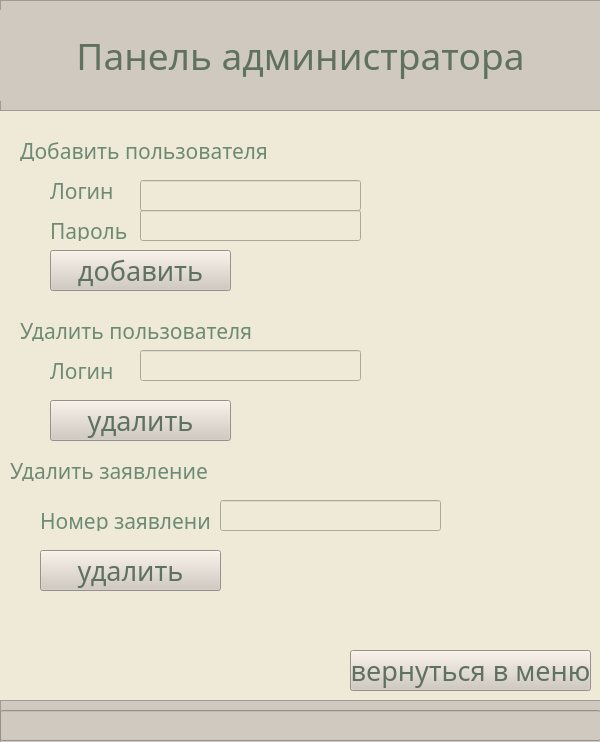
<?xml version="1.0" encoding="UTF-8"?>
<ui version="4.0">
 <class>MainWindow</class>
 <widget class="QMainWindow" name="MainWindow">
  <property name="geometry">
   <rect>
    <x>0</x>
    <y>0</y>
    <width>600</width>
    <height>742</height>
   </rect>
  </property>
  <property name="font">
   <font>
    <family>Microsoft Himalaya</family>
    <pointsize>16</pointsize>
   </font>
  </property>
  <property name="windowTitle">
   <string>MainWindow</string>
  </property>
  <widget class="QWidget" name="centralwidget">
   <property name="styleSheet">
    <string notr="true">background-color: rgb(239, 234, 216);</string>
   </property>
   <widget class="QFrame" name="frame">
    <property name="geometry">
     <rect>
      <x>0</x>
      <y>0</y>
      <width>601</width>
      <height>111</height>
     </rect>
    </property>
    <property name="styleSheet">
     <string notr="true">background-color: rgb(208, 201, 192);</string>
    </property>
    <property name="frameShape">
     <enum>QFrame::StyledPanel</enum>
    </property>
    <property name="frameShadow">
     <enum>QFrame::Raised</enum>
    </property>
    <widget class="QLabel" name="label">
     <property name="geometry">
      <rect>
       <x>0</x>
       <y>10</y>
       <width>601</width>
       <height>91</height>
      </rect>
     </property>
     <property name="font">
      <font>
       <family>Microsoft Himalaya</family>
       <pointsize>28</pointsize>
      </font>
     </property>
     <property name="tabletTracking">
      <bool>false</bool>
     </property>
     <property name="acceptDrops">
      <bool>false</bool>
     </property>
     <property name="autoFillBackground">
      <bool>false</bool>
     </property>
     <property name="styleSheet">
      <string notr="true">color: rgb(95, 113, 97);</string>
     </property>
     <property name="text">
      <string>Панель администратора</string>
     </property>
     <property name="alignment">
      <set>Qt::AlignCenter</set>
     </property>
     <property name="wordWrap">
      <bool>true</bool>
     </property>
    </widget>
   </widget>
   <widget class="QFrame" name="frame_2">
    <property name="geometry">
     <rect>
      <x>0</x>
      <y>700</y>
      <width>611</width>
      <height>51</height>
     </rect>
    </property>
    <property name="styleSheet">
     <string notr="true">background-color: rgb(208, 201, 192);</string>
    </property>
    <property name="frameShape">
     <enum>QFrame::StyledPanel</enum>
    </property>
    <property name="frameShadow">
     <enum>QFrame::Raised</enum>
    </property>
    <widget class="QLineEdit" name="admin_status">
     <property name="geometry">
      <rect>
       <x>0</x>
       <y>10</y>
       <width>601</width>
       <height>31</height>
      </rect>
     </property>
     <property name="font">
      <font>
       <family>Arial</family>
       <pointsize>18</pointsize>
      </font>
     </property>
     <property name="styleSheet">
      <string notr="true">color: rgb(109, 139, 116);</string>
     </property>
     <property name="text">
      <string/>
     </property>
    </widget>
   </widget>
   <widget class="QPushButton" name="add_user_button">
    <property name="geometry">
     <rect>
      <x>50</x>
      <y>250</y>
      <width>181</width>
      <height>41</height>
     </rect>
    </property>
    <property name="font">
     <font>
      <family>Microsoft Himalaya</family>
      <pointsize>20</pointsize>
      <weight>50</weight>
      <italic>false</italic>
      <bold>false</bold>
     </font>
    </property>
    <property name="autoFillBackground">
     <bool>false</bool>
    </property>
    <property name="styleSheet">
     <string notr="true">font: 20pt &quot;Microsoft Himalaya&quot;;
background-color: rgb(208, 201, 192);
color: rgb(95, 113, 97);</string>
    </property>
    <property name="text">
     <string>добавить</string>
    </property>
   </widget>
   <widget class="QPushButton" name="back_button">
    <property name="geometry">
     <rect>
      <x>350</x>
      <y>650</y>
      <width>241</width>
      <height>41</height>
     </rect>
    </property>
    <property name="font">
     <font>
      <family>Microsoft Himalaya</family>
      <pointsize>20</pointsize>
      <weight>50</weight>
      <italic>false</italic>
      <bold>false</bold>
     </font>
    </property>
    <property name="autoFillBackground">
     <bool>false</bool>
    </property>
    <property name="styleSheet">
     <string notr="true">font: 20pt &quot;Microsoft Himalaya&quot;;
background-color: rgb(208, 201, 192);
color: rgb(95, 113, 97);</string>
    </property>
    <property name="text">
     <string>вернуться в меню</string>
    </property>
   </widget>
   <widget class="QPushButton" name="del_user_button">
    <property name="geometry">
     <rect>
      <x>50</x>
      <y>400</y>
      <width>181</width>
      <height>41</height>
     </rect>
    </property>
    <property name="font">
     <font>
      <family>Microsoft Himalaya</family>
      <pointsize>20</pointsize>
      <weight>50</weight>
      <italic>false</italic>
      <bold>false</bold>
     </font>
    </property>
    <property name="autoFillBackground">
     <bool>false</bool>
    </property>
    <property name="styleSheet">
     <string notr="true">font: 20pt &quot;Microsoft Himalaya&quot;;
background-color: rgb(208, 201, 192);
color: rgb(95, 113, 97);</string>
    </property>
    <property name="text">
     <string>удалить</string>
    </property>
   </widget>
   <widget class="QLabel" name="new_login_lable">
    <property name="geometry">
     <rect>
      <x>50</x>
      <y>180</y>
      <width>71</width>
      <height>21</height>
     </rect>
    </property>
    <property name="font">
     <font>
      <family>Microsoft Himalaya</family>
      <pointsize>16</pointsize>
     </font>
    </property>
    <property name="styleSheet">
     <string notr="true">color: rgb(109, 139, 116);</string>
    </property>
    <property name="text">
     <string>Логин</string>
    </property>
   </widget>
   <widget class="QLabel" name="pass_lable">
    <property name="geometry">
     <rect>
      <x>50</x>
      <y>220</y>
      <width>91</width>
      <height>21</height>
     </rect>
    </property>
    <property name="font">
     <font>
      <family>Microsoft Himalaya</family>
      <pointsize>16</pointsize>
     </font>
    </property>
    <property name="styleSheet">
     <string notr="true">color: rgb(109, 139, 116);</string>
    </property>
    <property name="text">
     <string>Пароль</string>
    </property>
   </widget>
   <widget class="QLineEdit" name="new_login_line">
    <property name="geometry">
     <rect>
      <x>140</x>
      <y>180</y>
      <width>221</width>
      <height>31</height>
     </rect>
    </property>
    <property name="font">
     <font>
      <family>Arial</family>
      <pointsize>16</pointsize>
     </font>
    </property>
    <property name="styleSheet">
     <string notr="true">color: rgb(109, 139, 116);</string>
    </property>
   </widget>
   <widget class="QLineEdit" name="new_password_line">
    <property name="geometry">
     <rect>
      <x>140</x>
      <y>210</y>
      <width>221</width>
      <height>31</height>
     </rect>
    </property>
    <property name="font">
     <font>
      <family>Arial</family>
      <pointsize>16</pointsize>
     </font>
    </property>
    <property name="styleSheet">
     <string notr="true">color: rgb(109, 139, 116);</string>
    </property>
   </widget>
   <widget class="QLabel" name="del_login_lable">
    <property name="geometry">
     <rect>
      <x>50</x>
      <y>360</y>
      <width>71</width>
      <height>21</height>
     </rect>
    </property>
    <property name="font">
     <font>
      <family>Microsoft Himalaya</family>
      <pointsize>16</pointsize>
     </font>
    </property>
    <property name="styleSheet">
     <string notr="true">color: rgb(109, 139, 116);</string>
    </property>
    <property name="text">
     <string>Логин</string>
    </property>
   </widget>
   <widget class="QLineEdit" name="del_login_line">
    <property name="geometry">
     <rect>
      <x>140</x>
      <y>350</y>
      <width>221</width>
      <height>31</height>
     </rect>
    </property>
    <property name="font">
     <font>
      <family>Arial</family>
      <pointsize>16</pointsize>
     </font>
    </property>
    <property name="styleSheet">
     <string notr="true">color: rgb(109, 139, 116);</string>
    </property>
   </widget>
   <widget class="QLabel" name="new_login_lable_2">
    <property name="geometry">
     <rect>
      <x>20</x>
      <y>320</y>
      <width>271</width>
      <height>21</height>
     </rect>
    </property>
    <property name="font">
     <font>
      <family>Microsoft Himalaya</family>
      <pointsize>16</pointsize>
     </font>
    </property>
    <property name="styleSheet">
     <string notr="true">color: rgb(109, 139, 116);</string>
    </property>
    <property name="text">
     <string>Удалить пользователя</string>
    </property>
   </widget>
   <widget class="QLabel" name="new_login_lable_3">
    <property name="geometry">
     <rect>
      <x>20</x>
      <y>140</y>
      <width>271</width>
      <height>21</height>
     </rect>
    </property>
    <property name="font">
     <font>
      <family>Microsoft Himalaya</family>
      <pointsize>16</pointsize>
     </font>
    </property>
    <property name="styleSheet">
     <string notr="true">color: rgb(109, 139, 116);</string>
    </property>
    <property name="text">
     <string>Добавить пользователя</string>
    </property>
   </widget>
   <widget class="QLabel" name="new_login_lable_4">
    <property name="geometry">
     <rect>
      <x>10</x>
      <y>460</y>
      <width>221</width>
      <height>21</height>
     </rect>
    </property>
    <property name="font">
     <font>
      <family>Microsoft Himalaya</family>
      <pointsize>16</pointsize>
     </font>
    </property>
    <property name="styleSheet">
     <string notr="true">color: rgb(109, 139, 116);</string>
    </property>
    <property name="text">
     <string>Удалить заявление</string>
    </property>
   </widget>
   <widget class="QLineEdit" name="del_login_line_2">
    <property name="geometry">
     <rect>
      <x>220</x>
      <y>500</y>
      <width>221</width>
      <height>31</height>
     </rect>
    </property>
    <property name="font">
     <font>
      <family>Arial</family>
      <pointsize>16</pointsize>
     </font>
    </property>
    <property name="styleSheet">
     <string notr="true">color: rgb(109, 139, 116);</string>
    </property>
   </widget>
   <widget class="QLabel" name="del_login_lable_2">
    <property name="geometry">
     <rect>
      <x>40</x>
      <y>510</y>
      <width>171</width>
      <height>21</height>
     </rect>
    </property>
    <property name="font">
     <font>
      <family>Microsoft Himalaya</family>
      <pointsize>16</pointsize>
     </font>
    </property>
    <property name="styleSheet">
     <string notr="true">color: rgb(109, 139, 116);</string>
    </property>
    <property name="text">
     <string>Номер заявления</string>
    </property>
   </widget>
   <widget class="QPushButton" name="del_user_button_2">
    <property name="geometry">
     <rect>
      <x>40</x>
      <y>550</y>
      <width>181</width>
      <height>41</height>
     </rect>
    </property>
    <property name="font">
     <font>
      <family>Microsoft Himalaya</family>
      <pointsize>20</pointsize>
      <weight>50</weight>
      <italic>false</italic>
      <bold>false</bold>
     </font>
    </property>
    <property name="autoFillBackground">
     <bool>false</bool>
    </property>
    <property name="styleSheet">
     <string notr="true">font: 20pt &quot;Microsoft Himalaya&quot;;
background-color: rgb(208, 201, 192);
color: rgb(95, 113, 97);</string>
    </property>
    <property name="text">
     <string>удалить</string>
    </property>
   </widget>
  </widget>
 </widget>
 <resources/>
 <connections/>
</ui>
